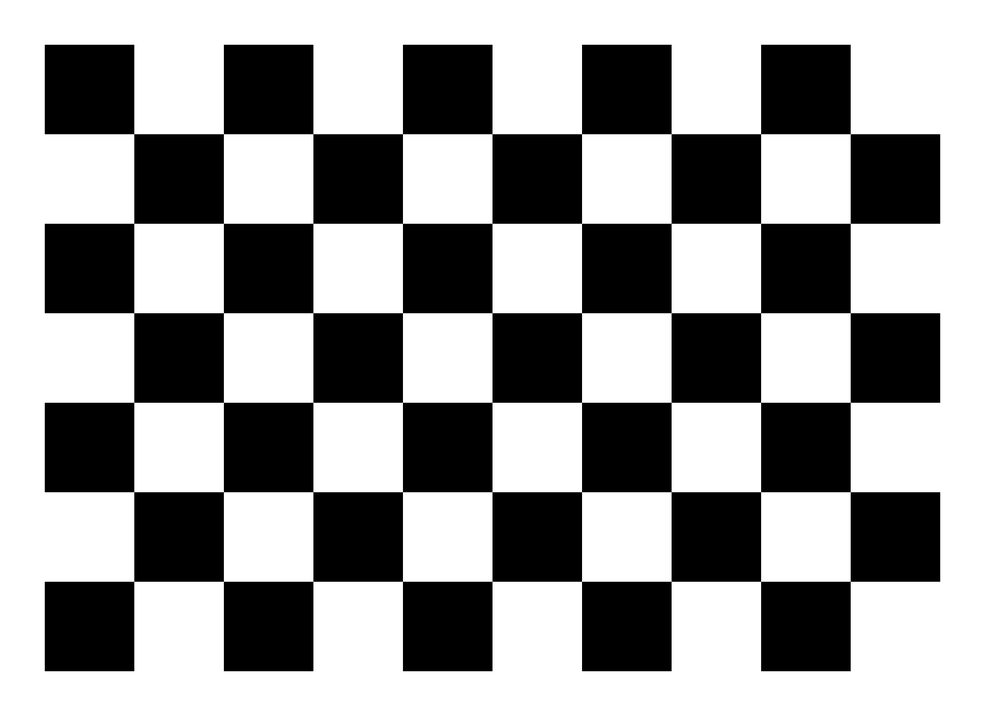
#> input picture camera_setup/checkerboard.png, 985 x 716 px, shrunk from 2200 x 1600 before the run
$ python -i pencil.py   (imports and definitions only)
#> lines starting #> are read from the running program, lines starting #| are printed output that depends on the picture
#> further down, picture is the input picture: shape (716, 985, 3); min 0, max 255, mean 153.6
"""Pencil-filter preprocessing (PencilNet, Pham et al., arXiv:2207.14131).

A color- and illumination-invariant edge/sketch representation: grayscale, then divide
by a dilated (local-max) copy of itself. Flat regions go white, edges/outlines go dark.
Applied identically at training and inference, it collapses differently-colored gates
(orange A2RL vs. cardboard) and different cameras/lighting toward a common edge sketch.
"""

from __future__ import annotations

import cv2
import numpy as np


def pencil_filter(img_rgb: np.ndarray, ksize: int = 5) -> np.ndarray:
    """RGB uint8 (H,W,3) -> pencil-sketch uint8 (H,W,3, channels replicated)."""
#> called with ksize = 5
    gray = cv2.cvtColor(img_rgb, cv2.COLOR_RGB2GRAY)
    kernel = cv2.getStructuringElement(cv2.MORPH_ELLIPSE, (ksize, ksize))
    dilated = cv2.dilate(gray, kernel)
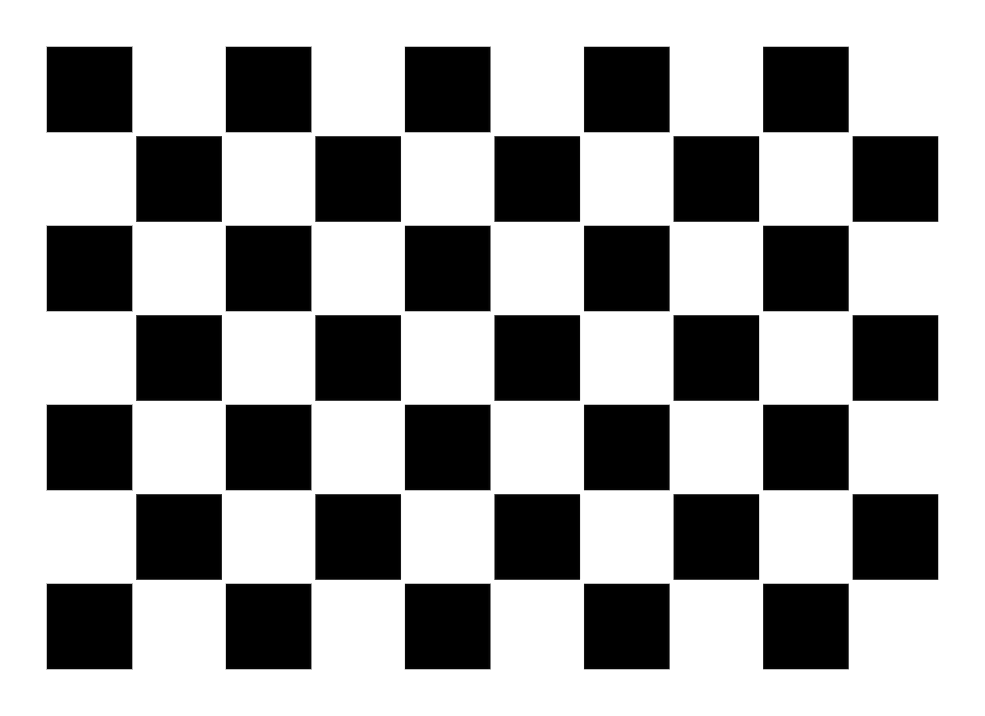
#> dilated: shape (716, 985); min 0, max 255, mean 162.5
    ratio = 255.0 * gray.astype(np.float32) / np.where(dilated == 0, 1, dilated)
    pencil = np.where(dilated == 0, 255, ratio).astype(np.uint8)
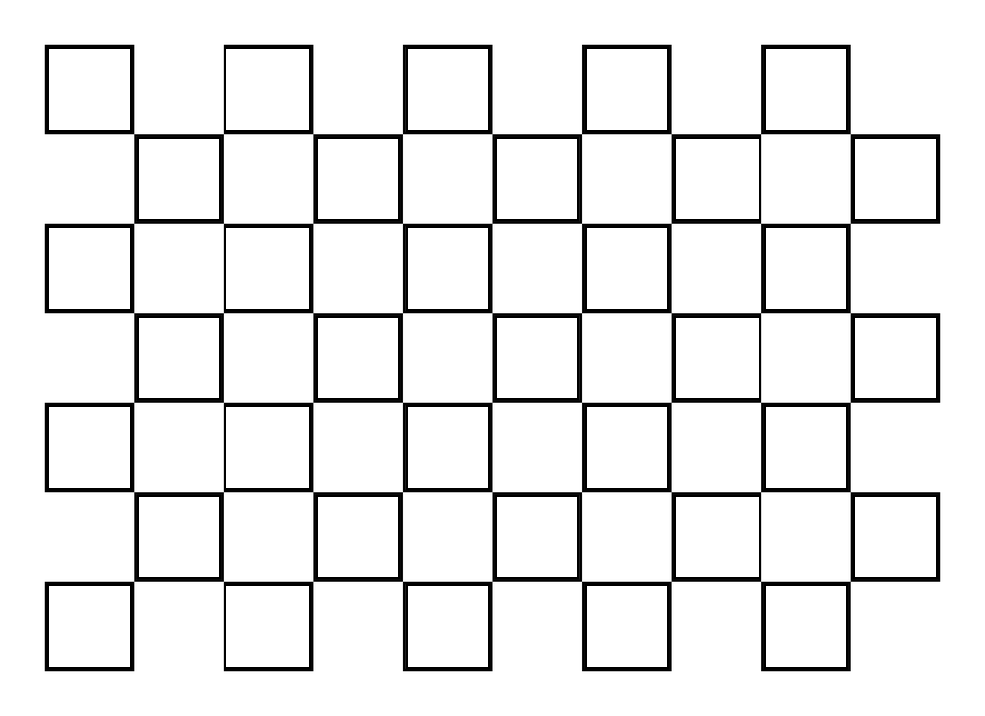
#> pencil: shape (716, 985); min 0, max 255, mean 236.1
    return cv2.cvtColor(pencil, cv2.COLOR_GRAY2RGB)

>>> import cv2
>>> picture = cv2.cvtColor(cv2.imread('../camera_setup/checkerboard.png'), cv2.COLOR_BGR2RGB)
>>> result = pencil_filter(picture)
